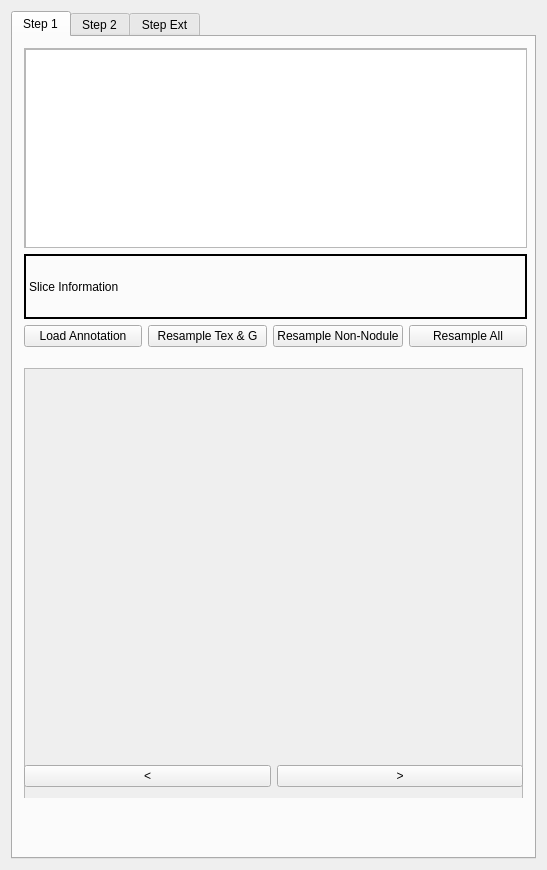
<?xml version="1.0" encoding="UTF-8"?>
<ui version="4.0">
 <class>LIDCXMLViewControls</class>
 <widget class="QWidget" name="LIDCXMLViewControls">
  <property name="geometry">
   <rect>
    <x>0</x>
    <y>0</y>
    <width>547</width>
    <height>870</height>
   </rect>
  </property>
  <property name="minimumSize">
   <size>
    <width>0</width>
    <height>0</height>
   </size>
  </property>
  <property name="windowTitle">
   <string>QmitkTemplate</string>
  </property>
  <layout class="QVBoxLayout" name="verticalLayout">
   <item>
    <widget class="QTabWidget" name="tabWidget">
     <property name="currentIndex">
      <number>0</number>
     </property>
     <widget class="QWidget" name="tab">
      <attribute name="title">
       <string>Step 1</string>
      </attribute>
      <widget class="QWidget" name="layoutWidget1">
       <property name="geometry">
        <rect>
         <x>0</x>
         <y>0</y>
         <width>525</width>
         <height>321</height>
        </rect>
       </property>
       <layout class="QVBoxLayout" name="verticalLayout_2">
        <item>
         <widget class="QScrollArea" name="scrollArea_2">
          <property name="maximumSize">
           <size>
            <width>16777215</width>
            <height>200</height>
           </size>
          </property>
          <property name="widgetResizable">
           <bool>true</bool>
          </property>
          <widget class="QWidget" name="scrollAreaWidgetContents_2">
           <property name="geometry">
            <rect>
             <x>0</x>
             <y>0</y>
             <width>521</width>
             <height>198</height>
            </rect>
           </property>
           <widget class="QTableView" name="tableviewAllInfor">
            <property name="geometry">
             <rect>
              <x>0</x>
              <y>0</y>
              <width>514</width>
              <height>200</height>
             </rect>
            </property>
            <property name="minimumSize">
             <size>
              <width>0</width>
              <height>200</height>
             </size>
            </property>
            <property name="maximumSize">
             <size>
              <width>16777215</width>
              <height>200</height>
             </size>
            </property>
           </widget>
          </widget>
         </widget>
        </item>
        <item>
         <widget class="QLabel" name="label">
          <property name="frameShape">
           <enum>QFrame::WinPanel</enum>
          </property>
          <property name="frameShadow">
           <enum>QFrame::Plain</enum>
          </property>
          <property name="text">
           <string>Slice Information</string>
          </property>
         </widget>
        </item>
        <item>
         <layout class="QHBoxLayout" name="horizontalLayout_2">
          <item>
           <widget class="QPushButton" name="btLoadAnnotation">
            <property name="toolTip">
             <string>Do image processing</string>
            </property>
            <property name="text">
             <string>Load Annotation</string>
            </property>
           </widget>
          </item>
          <item>
           <widget class="QPushButton" name="btnResampleOriginal">
            <property name="text">
             <string>Resample Tex &amp;&amp; G</string>
            </property>
           </widget>
          </item>
          <item>
           <widget class="QPushButton" name="btResampleNonnodule">
            <property name="text">
             <string>Resample Non-Nodule</string>
            </property>
           </widget>
          </item>
          <item>
           <widget class="QPushButton" name="btResampleAll">
            <property name="text">
             <string>Resample All</string>
            </property>
           </widget>
          </item>
         </layout>
        </item>
       </layout>
      </widget>
      <widget class="QWidget" name="layoutWidget2">
       <property name="geometry">
        <rect>
         <x>0</x>
         <y>320</y>
         <width>521</width>
         <height>441</height>
        </rect>
       </property>
       <layout class="QVBoxLayout" name="verticalLayout_3">
        <item>
         <widget class="QScrollArea" name="scrollArea">
          <property name="minimumSize">
           <size>
            <width>0</width>
            <height>512</height>
           </size>
          </property>
          <property name="maximumSize">
           <size>
            <width>16777215</width>
            <height>512</height>
           </size>
          </property>
          <property name="widgetResizable">
           <bool>true</bool>
          </property>
          <widget class="QWidget" name="scrollAreaWidgetContents">
           <property name="geometry">
            <rect>
             <x>0</x>
             <y>0</y>
             <width>517</width>
             <height>510</height>
            </rect>
           </property>
          </widget>
         </widget>
        </item>
        <item>
         <layout class="QHBoxLayout" name="horizontalLayout">
          <item>
           <widget class="QPushButton" name="btnPriorImage">
            <property name="text">
             <string>&lt;</string>
            </property>
           </widget>
          </item>
          <item>
           <widget class="QPushButton" name="btnNextImage">
            <property name="text">
             <string>&gt;</string>
            </property>
           </widget>
          </item>
         </layout>
        </item>
       </layout>
      </widget>
     </widget>
     <widget class="QWidget" name="tab_2">
      <attribute name="title">
       <string>Step 2</string>
      </attribute>
      <widget class="QWidget" name="layoutWidget">
       <property name="geometry">
        <rect>
         <x>0</x>
         <y>0</y>
         <width>511</width>
         <height>25</height>
        </rect>
       </property>
       <layout class="QHBoxLayout" name="horizontalLayout_8">
        <item>
         <widget class="QLabel" name="lbWorkingDir">
          <property name="maximumSize">
           <size>
            <width>300</width>
            <height>16777215</height>
           </size>
          </property>
          <property name="text">
           <string>No Dir Selected</string>
          </property>
         </widget>
        </item>
        <item>
         <widget class="QPushButton" name="btSelectWorkingDir">
          <property name="text">
           <string>Select Working Dir</string>
          </property>
         </widget>
        </item>
       </layout>
      </widget>
      <widget class="QWidget" name="verticalLayoutWidget">
       <property name="geometry">
        <rect>
         <x>0</x>
         <y>30</y>
         <width>511</width>
         <height>44</height>
        </rect>
       </property>
       <layout class="QVBoxLayout" name="verticalLayout_4">
        <item>
         <widget class="QLabel" name="label_2">
          <property name="text">
           <string>Texture Image</string>
          </property>
         </widget>
        </item>
        <item>
         <widget class="QmitkDataStorageComboBox" name="comboTexture">
          <property name="maximumSize">
           <size>
            <width>16777215</width>
            <height>16777215</height>
           </size>
          </property>
         </widget>
        </item>
       </layout>
      </widget>
      <widget class="QWidget" name="verticalLayoutWidget_2">
       <property name="geometry">
        <rect>
         <x>0</x>
         <y>80</y>
         <width>511</width>
         <height>44</height>
        </rect>
       </property>
       <layout class="QVBoxLayout" name="verticalLayout_6">
        <item>
         <widget class="QLabel" name="label_3">
          <property name="text">
           <string>Ground Truth Image</string>
          </property>
          <property name="scaledContents">
           <bool>false</bool>
          </property>
          <property name="margin">
           <number>0</number>
          </property>
         </widget>
        </item>
        <item>
         <widget class="QmitkDataStorageComboBox" name="comboGround">
          <property name="maximumSize">
           <size>
            <width>16777215</width>
            <height>16777215</height>
           </size>
          </property>
         </widget>
        </item>
       </layout>
      </widget>
      <widget class="QWidget" name="horizontalLayoutWidget">
       <property name="geometry">
        <rect>
         <x>0</x>
         <y>180</y>
         <width>511</width>
         <height>25</height>
        </rect>
       </property>
       <layout class="QHBoxLayout" name="horizontalLayout_3">
        <item>
         <widget class="QPushButton" name="btColorImage">
          <property name="text">
           <string>List GroundTruth and Non-nodule</string>
          </property>
         </widget>
        </item>
        <item>
         <widget class="QPushButton" name="btOutputtraining">
          <property name="text">
           <string>Output ANN Training</string>
          </property>
         </widget>
        </item>
        <item>
         <widget class="QPushButton" name="btOutputBOWTraining">
          <property name="text">
           <string>Output BOW Trianing</string>
          </property>
         </widget>
        </item>
       </layout>
      </widget>
      <widget class="QLabel" name="leTab2Info">
       <property name="geometry">
        <rect>
         <x>0</x>
         <y>210</y>
         <width>511</width>
         <height>31</height>
        </rect>
       </property>
       <property name="frameShape">
        <enum>QFrame::Box</enum>
       </property>
       <property name="frameShadow">
        <enum>QFrame::Plain</enum>
       </property>
       <property name="text">
        <string>TextLabel</string>
       </property>
      </widget>
      <widget class="QWidget" name="verticalLayoutWidget_3">
       <property name="geometry">
        <rect>
         <x>0</x>
         <y>120</y>
         <width>511</width>
         <height>51</height>
        </rect>
       </property>
       <layout class="QVBoxLayout" name="verticalLayout_5">
        <item>
         <widget class="QLabel" name="label_4">
          <property name="text">
           <string>Non Nodule Image</string>
          </property>
          <property name="scaledContents">
           <bool>false</bool>
          </property>
          <property name="margin">
           <number>0</number>
          </property>
         </widget>
        </item>
        <item>
         <layout class="QHBoxLayout" name="horizontalLayout_5">
          <item>
           <widget class="QmitkDataStorageComboBox" name="comboNonnodule"/>
          </item>
          <item>
           <widget class="QCheckBox" name="cbNononnodule">
            <property name="maximumSize">
             <size>
              <width>100</width>
              <height>16777215</height>
             </size>
            </property>
            <property name="text">
             <string>No Nonnodule</string>
            </property>
           </widget>
          </item>
         </layout>
        </item>
       </layout>
      </widget>
      <widget class="QWidget" name="gridLayoutWidget">
       <property name="geometry">
        <rect>
         <x>0</x>
         <y>330</y>
         <width>511</width>
         <height>541</height>
        </rect>
       </property>
       <layout class="QGridLayout" name="gridLayout" rowstretch="0" columnstretch="0">
        <property name="sizeConstraint">
         <enum>QLayout::SetDefaultConstraint</enum>
        </property>
        <property name="spacing">
         <number>2</number>
        </property>
       </layout>
      </widget>
      <widget class="QLabel" name="label_5">
       <property name="geometry">
        <rect>
         <x>0</x>
         <y>310</y>
         <width>511</width>
         <height>16</height>
        </rect>
       </property>
       <property name="text">
        <string>Nodule Figures</string>
       </property>
      </widget>
      <widget class="QWidget" name="horizontalLayoutWidget_2">
       <property name="geometry">
        <rect>
         <x>0</x>
         <y>270</y>
         <width>511</width>
         <height>31</height>
        </rect>
       </property>
       <layout class="QHBoxLayout" name="horizontalLayout_6">
        <item>
         <widget class="QPushButton" name="btLoadWorkingDataSetConfFile">
          <property name="enabled">
           <bool>true</bool>
          </property>
          <property name="text">
           <string>Load Working List</string>
          </property>
         </widget>
        </item>
        <item>
         <widget class="QPushButton" name="btLoadCurrentWorkingData">
          <property name="enabled">
           <bool>true</bool>
          </property>
          <property name="text">
           <string>Load Current</string>
          </property>
         </widget>
        </item>
        <item>
         <widget class="QPushButton" name="btLoadNextWorkingData">
          <property name="enabled">
           <bool>true</bool>
          </property>
          <property name="text">
           <string>NEXT</string>
          </property>
         </widget>
        </item>
       </layout>
      </widget>
      <widget class="QWidget" name="verticalLayoutWidget_5">
       <property name="geometry">
        <rect>
         <x>0</x>
         <y>250</y>
         <width>511</width>
         <height>24</height>
        </rect>
       </property>
       <layout class="QVBoxLayout" name="verticalLayout_8">
        <item>
         <widget class="QComboBox" name="cbWorkingDataSetList">
          <property name="enabled">
           <bool>true</bool>
          </property>
          <property name="sizePolicy">
           <sizepolicy hsizetype="Preferred" vsizetype="Preferred">
            <horstretch>0</horstretch>
            <verstretch>0</verstretch>
           </sizepolicy>
          </property>
          <property name="minimumSize">
           <size>
            <width>0</width>
            <height>0</height>
           </size>
          </property>
          <property name="sizeAdjustPolicy">
           <enum>QComboBox::AdjustToContentsOnFirstShow</enum>
          </property>
         </widget>
        </item>
       </layout>
      </widget>
     </widget>
     <widget class="QWidget" name="tab_3">
      <attribute name="title">
       <string>Step Ext</string>
      </attribute>
      <widget class="QWidget" name="verticalLayoutWidget_4">
       <property name="geometry">
        <rect>
         <x>-1</x>
         <y>-1</y>
         <width>521</width>
         <height>791</height>
        </rect>
       </property>
       <layout class="QVBoxLayout" name="verticalLayout_7">
        <item>
         <widget class="QLabel" name="lbNoduleIndex">
          <property name="text">
           <string>TextLabel</string>
          </property>
         </widget>
        </item>
        <item>
         <widget class="QPushButton" name="btTransferToExtImage">
          <property name="text">
           <string>Transform to External Image</string>
          </property>
         </widget>
        </item>
        <item>
         <widget class="QPushButton" name="btSelectAsExternalNodule">
          <property name="text">
           <string>Select As Nodule</string>
          </property>
         </widget>
        </item>
        <item>
         <widget class="QPushButton" name="btOutputNonExternalNodule">
          <property name="text">
           <string>Output Nonexternal Nodule</string>
          </property>
         </widget>
        </item>
       </layout>
      </widget>
     </widget>
    </widget>
   </item>
  </layout>
 </widget>
 <layoutdefault spacing="6" margin="11"/>
 <customwidgets>
  <customwidget>
   <class>QmitkDataStorageComboBox</class>
   <extends>QComboBox</extends>
   <header location="global">QmitkDataStorageComboBox.h</header>
  </customwidget>
 </customwidgets>
 <resources/>
 <connections/>
</ui>
